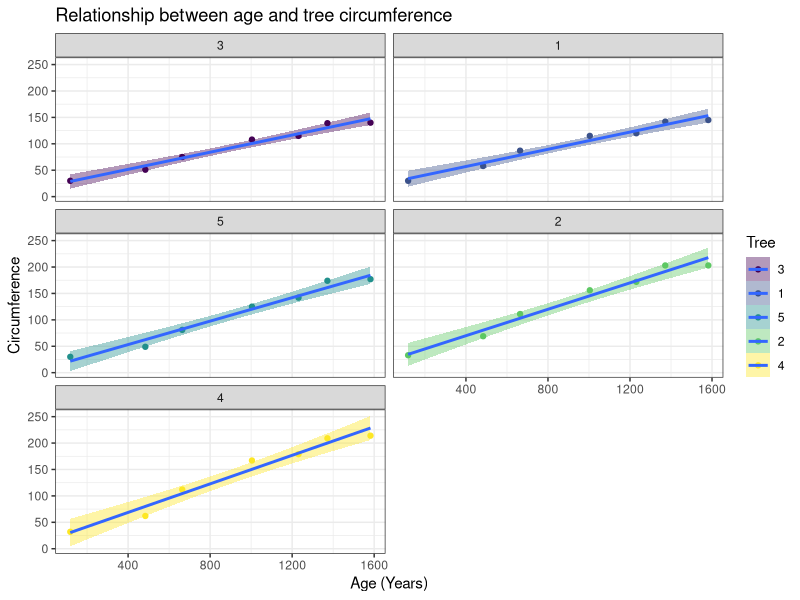

Reproduce this figure in R.
#Bevan Vollenhoven (3840572)
#Class Quiz 1
#20 April 2021
library(tidyverse)
library(lubridate)
library(ggpubr)
library(dplyr)
library(dslabs)
library(ggplot2)
library(e1071)

# Question 1 --------------------------------------------------------------

#List the various data classes
#Quantitative data includes:
#Discrete Data
#Continuous Data
#Dates

#Qualitative data includes:
#Categorical data
#Ordinal Data
#Binary Data
#Character Data

#List some of the functions used to view your data in R
#view()
#glimpse()
#head()
#tail()
#str()
#names()
#summary()

#Discuss skewness and kurtosis
#Skewness indicates the symmetry of your data. If your data is skewed positively
#then majority fo your data lies above the median. IF your data is skewed negatively
#then majority of your data lies lower than the mediun.

#If your data is positive then kurtosis=0 and your data is mesokurtic. IF kurtosis 
#is negative then your data is polykurtic. If kurtosis is posertive then your data 


# Question 2 --------------------------------------------------------------
orange <- datasets::Orange

str(orange)
glimpse(orange)
head(orange)

#Explain what type of data class orange belongs to
#This would belong to numerical data class (continuous data)

#Apply correct function to show first 6 and last 6 rows, column names and summary 
#stats of the data
head(orange)
tail(orange)
colnames(orange)
summary(orange)

#Determine mean, median, and standard deviation of the age and circumference of the 
#oranges for each of the trees. 
org_stats_circumference <- orange %>% 
  group_by(Tree) %>% 
  summarise(org_mean = mean(circumference),
            org_median = mean(circumference),
            org_sd = sd(circumference))

org_stats_circumference 
head(org_stats_circumference)
colnames(org_stats_circumference)

org_stats_age <- orange %>% 
  group_by(Tree) %>% 
  summarise(org_mean = mean(age),
            org_median = mean(age),
            org_sd = sd(age))

org_stats_age
summary(org_stats_age)
head(org_stats_age)
glimpse(org_stats_age)

#Determine skewness and kurtosis of orange data.
kurtosis(orange$age)
#kurtosis is negative signifying that the data is platykurtic. 
kurtosis(orange$circumference)
#kurtosis is negative signifying that the data is platykurtic. 

skewness(orange$age)
#The negative skewness value indicates that majority of the data for age is lower
#than the median age of orange trees.
skewness(orange$circumference)
#the positive skewness value indicates that majority of the data for circumference 
#is high than the median circumference of orange trees.


# use summary to generate min, max, etc.  ---------------------------------

org_stats1 <- orange %>% 
  select(-Tree, -age) %>% 
  summarise(org_min = min(circumference),
            org_q1 = quantile(circumference, p = 0.25),
            org_q3 = quantile(circumference, p = 0.75),
            org_max = max(circumference))
org_stats1
head(org_stats1)

#plots
org_line <- ggplot(data = orange, aes(x = age, y = circumference, fill = Tree)) +
  geom_point(aes(colour = Tree))+
  geom_smooth(method = "lm") +
  labs(x = "Age (Years)", y = "Circumference", title = "Relationship between age and tree circumference") +
  facet_wrap(~Tree, ncol = 2) +
  theme_bw()
org_line
#there is a linear relationship between age and circumference of orange tree. The
#older a tree is the larger its Circumference

org_box <- ggplot(data = orange, aes(x = circumference, fill = Tree)) 


# Question 3 --------------------------------------------------------------

#mutate()
#This function is used when creating and editing a new column

#select()
#this function is used to only filter in data belonging to a specific column.

#group_by
#this function groups data according to a specific variable. 

#filter()
#this function is used to filter out specific data belonging to specific rows.

#separate()
#this function is used when tidying data. It is used to seperate data found in rows
#that have more than one observation within them.
